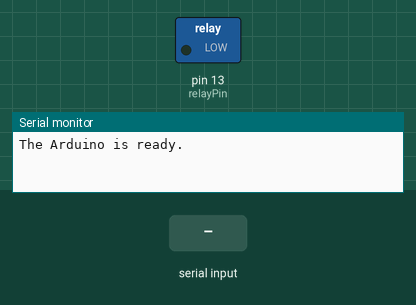
Simulated run of this sketch. Board: Arduino Uno, built with avr-gcc and run on an emulated ATmega328P. Shown: switched loads named in the sketch (green lamp = pin HIGH), the last lines printed to the serial monitor. Inputs (shaded band) come from the test bench.

Above: at 1.2 s.
1.3 s: "1" received over Serial
At 1.8 s:
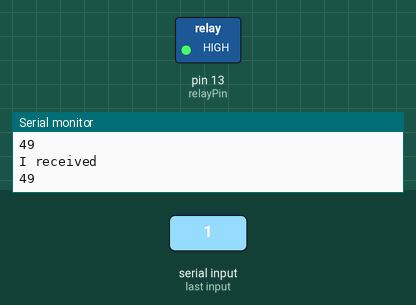
2.8 s: "0" received over Serial
At 4.1 s:
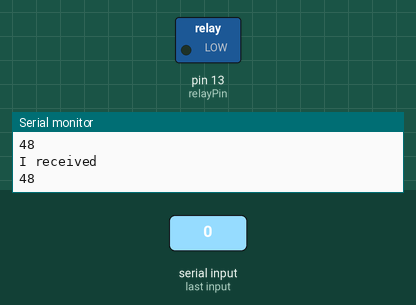
Timing chart, 0 to 5.8 s (numbered marks = the images above; inputs shaded):
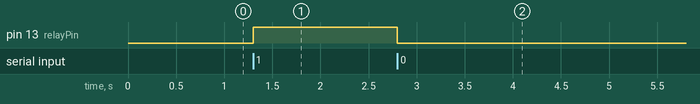

The sketch:

twitter.ino
```cpp
int relayPin = 13; // LED connected to pin 13
int inputByte = 0; // Incoming byte

// Setup (runs when sketch starts)
void setup()
{
  pinMode(relayPin, OUTPUT); // Initialize relayPin as output
  Serial.begin(9600); // Set up Serial at 9600 bps
  Serial.println("The Arduino is ready.");
}

// Check for incomingByte loop
void loop()
{
  if(Serial.available() > 0){
    inputByte = Serial.read(); // If it's avaiable (there's a new Tweet), read it
    Serial.println(inputByte);

    if(inputByte == 49){
      digitalWrite(relayPin, HIGH); // 5V on relayPin
    } else {
      digitalWrite(relayPin, LOW); // 0V on relayPin
    }

    Serial.println("I received"); // Print what it received
    Serial.println(inputByte, DEC); // DEC stands for Decimal
  }
}
```

Measured:
- after the input at 1.3 s, pin 13 (relayPin): LOW → HIGH at once
- after the input at 2.8 s, pin 13 (relayPin): HIGH → LOW at once
